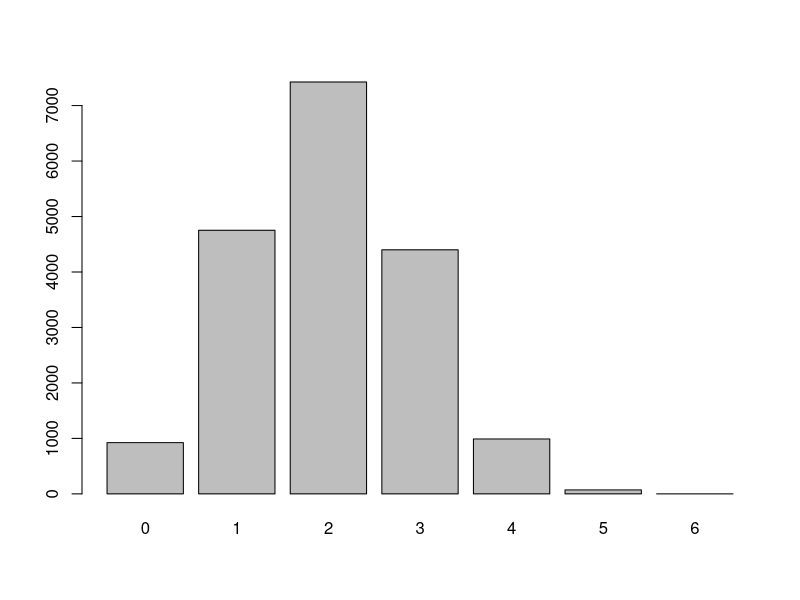
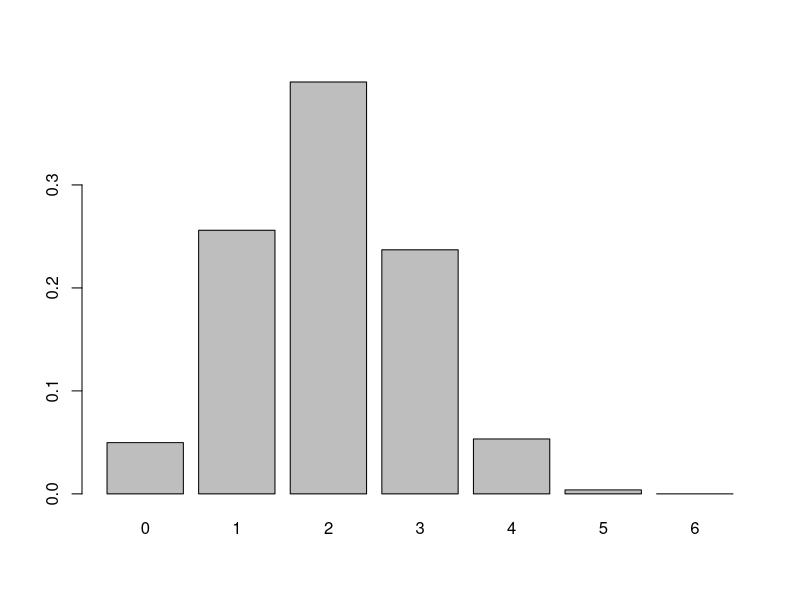

Source code (R) for these figures, in order:
#Math E-156 Script 3E-HyperPerm.R   Appendix B.5, page 378
#Uses the hypergeometric distribution to get the result of a permutation test
choose(18,6)   #a manageable number of permutations
M <-6 #six women
N <-12 #12 men
n <-6  #choose committee of 6
Gender <- c(rep("Woman",M),rep("Man",N))
Member <- c("On", rep("Off",M+N-n), rep("On", n-1))
Students <- data.frame(Gender,Member); Students
table(Gender,Member)

#Approach 1 - an exact permutation test
AllSubsets<-combn(1:18,6)   #all ways to select 6 of 18
NPerm<-ncol(AllSubsets); NPerm;  members <-numeric(NPerm); #create empty vector of the right length.
#Now deal with each subset the same way that we dealt with the three drugged mice
for (i in 1:NPerm) {
  index=AllSubsets[,i]
  members[i]=sum(Gender[index] == "Woman")
}
barplot(table(members))
pValue = mean(members <= 1); pValue

#Approach 2 - the hypergeometric distribution
barplot(dhyper(0:6,6, 12, 6),names.arg = 0:6)
pValue = phyper(1,6,12,6); pValue

#Approach 3 - the Fisher exact test
#Probability of getting 1 or fewer women by chance
fisher.test(table(Gender,Member),alternative = "less")$p.value
#Probability that the numer of women will differ from expectation by at least 1
fisher.test(table(Gender,Member),alternative = "two.sided")$p.value

#Approach 4 - the chi-square test
#Since this test squares the difference, it can only do a 2-sided test
chisq.test(table(Gender,Member))$p.value